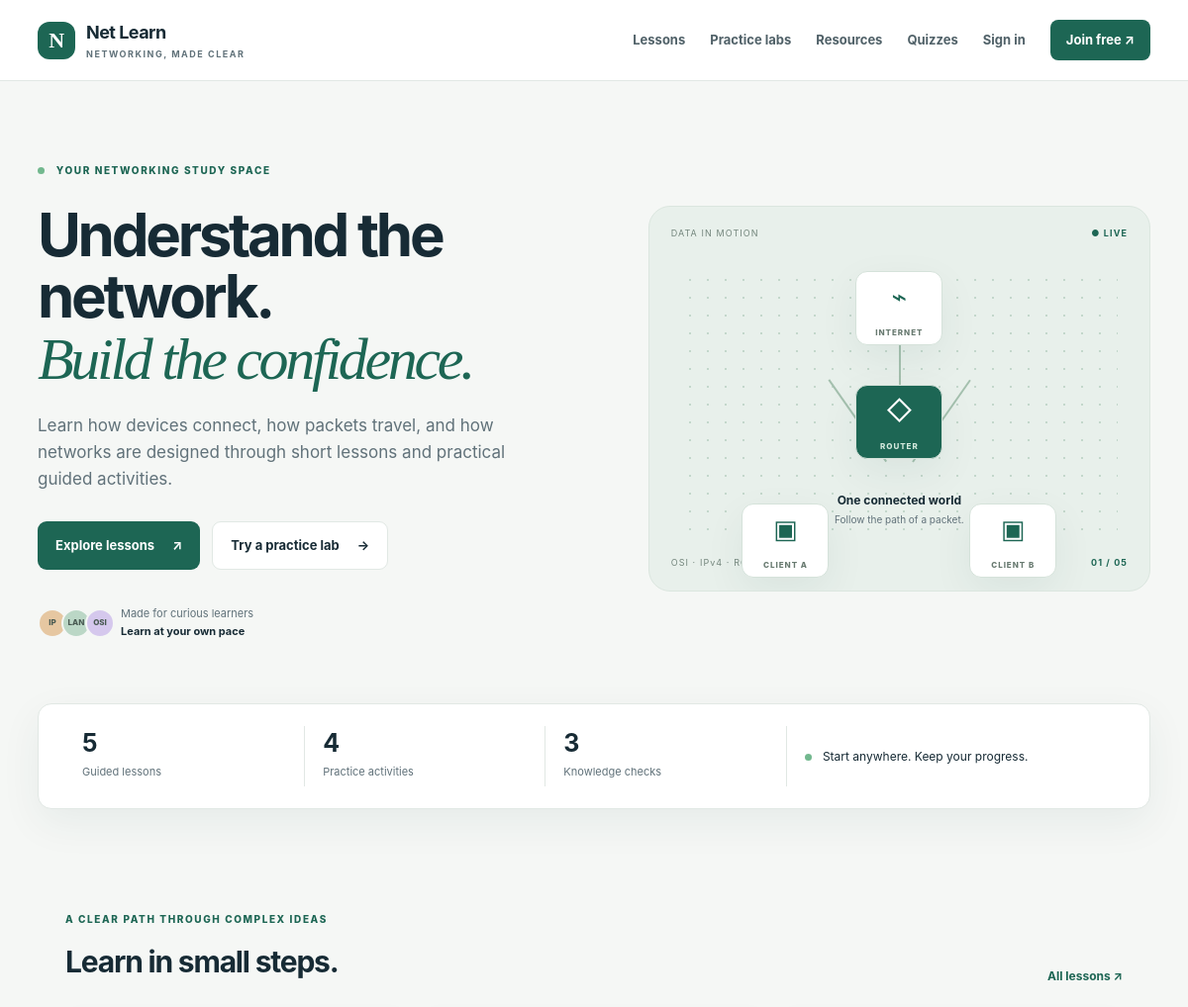
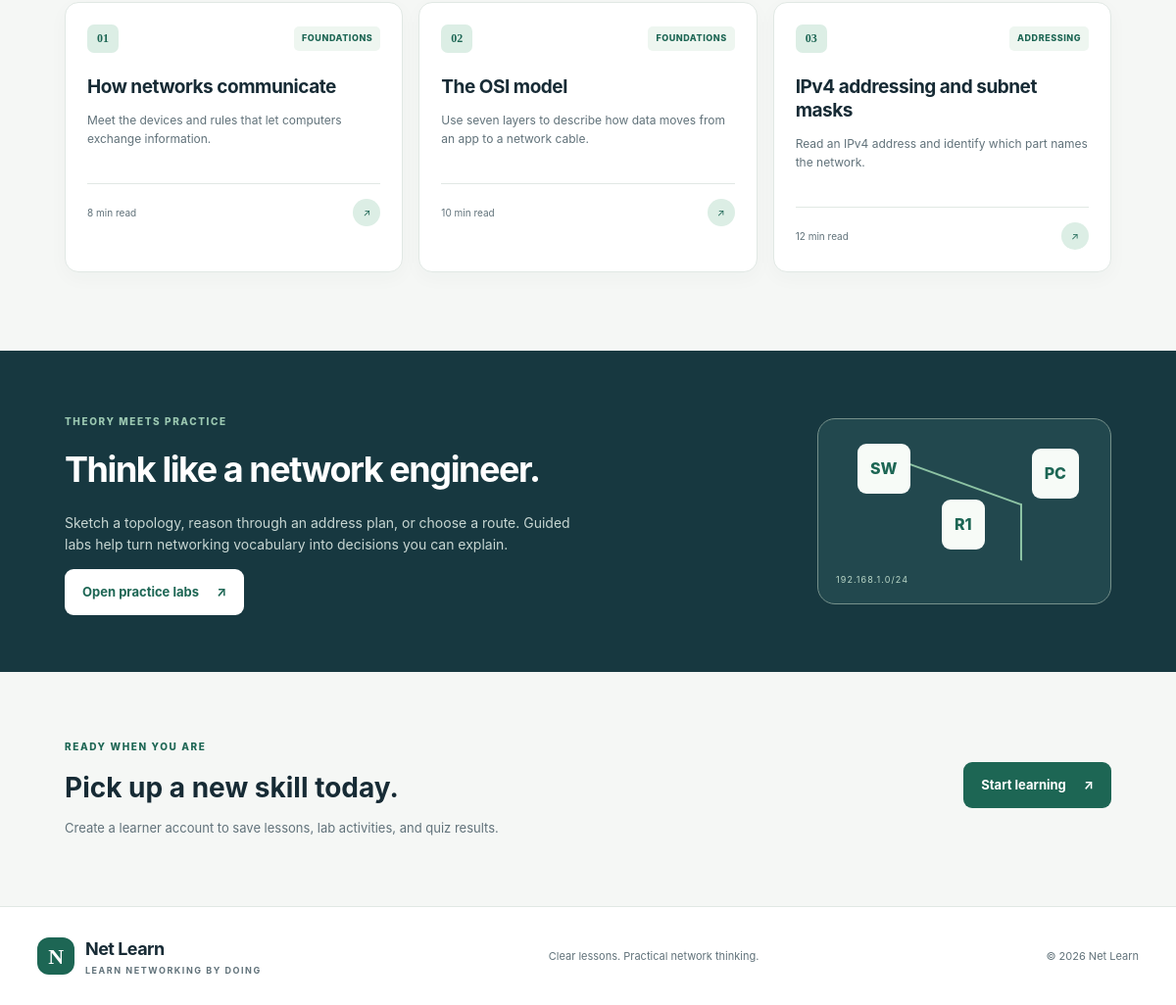
The page / on the database its author committed (2 pictures, top to bottom).
### tables this page shows
CREATE TABLE IF NOT EXISTS lessons (
  id BIGINT UNSIGNED NOT NULL AUTO_INCREMENT PRIMARY KEY,
  title VARCHAR(190) NOT NULL,
  slug VARCHAR(190) NOT NULL UNIQUE,
  category VARCHAR(80) NOT NULL DEFAULT 'Foundations',
  summary TEXT NOT NULL,
  body LONGTEXT NOT NULL,
  minutes SMALLINT UNSIGNED NOT NULL DEFAULT 8,
  sort_order SMALLINT UNSIGNED NOT NULL DEFAULT 0,
  created_at TIMESTAMP NOT NULL DEFAULT CURRENT_TIMESTAMP
);

### config/database.php (called while the page is built, shortened)
<?php
function e(mixed $value): string
{
    return htmlspecialchars((string) $value, ENT_QUOTES | ENT_SUBSTITUTE, 'UTF-8');
}
function app_base(): string
{
    $script = str_replace('\\', '/', (string) ($_SERVER['SCRIPT_NAME'] ?? '/'));
    $dir = preg_match('~/(admin|student)/~', $script) ? dirname(dirname($script)) : dirname($script);
    return $dir === '/' || $dir === '.' ? '' : rtrim($dir, '/');
}
function app_url(string $path = ''): string
{
    return app_base() . '/' . ltrim($path, '/');
}

### index.php (the view)
<?php
require_once __DIR__ . '/config/database.php';
$lessonCount=(int)$conn->query('SELECT COUNT(*) FROM lessons')->fetchColumn();
$activityCount=(int)$conn->query('SELECT COUNT(*) FROM activities')->fetchColumn();
$quizCount=(int)$conn->query('SELECT COUNT(*) FROM quizzes')->fetchColumn();
$featured=$conn->query('SELECT id,title,category,summary,minutes FROM lessons ORDER BY sort_order,id LIMIT 3')->fetchAll();
$pageTitle='Learn networking by doing'; $activeNav=''; require __DIR__.'/partials/header.php';
?>
<section class="hero"><div class="hero-copy"><span class="eyebrow"><i></i> YOUR NETWORKING STUDY SPACE</span><h1>Understand the network.<br><em>Build the confidence.</em></h1><p>Learn how devices connect, how packets travel, and how networks are designed through short lessons and practical guided activities.</p><div class="hero-actions"><a class="button button-primary" href="<?= e(app_url('lessons.php')) ?>">Explore lessons <span>↗</span></a><a class="button button-quiet" href="<?= e(app_url('activities.php')) ?>">Try a practice lab <span>→</span></a></div><div class="hero-note"><span class="avatar-stack"><i>IP</i><i>LAN</i><i>OSI</i></span><span>Made for curious learners<br><b>Learn at your own pace</b></span></div></div>
<div class="hero-visual" aria-label="Illustration showing computers connected to a router"><div class="visual-label label-top">DATA IN MOTION <b>● LIVE</b></div><div class="network-art"><div class="node node-cloud">⌁<small>INTERNET</small></div><div class="line line-one"></div><div class="node node-router"><span>◇</span><small>ROUTER</small></div><div class="line line-left"></div><div class="line line-right"></div><div class="node node-pc pc-one">▣<small>CLIENT A</small></div><div class="node node-pc pc-two">▣<small>CLIENT B</small></div><span class="packet packet-one"></span><span class="packet packet-two"></span><div class="art-caption"><strong>One connected world</strong><br><span>Follow the path of a packet.</span></div></div><div class="visual-label label-bottom"><span>OSI · IPv4 · ROUTING</span><b>01 / 05</b></div></div></section>
<section class="stats-row"><div><strong><?= $lessonCount ?></strong><span>Guided lessons</span></div><div><strong><?= $activityCount ?></strong><span>Practice activities</span></div><div><strong><?= $quizCount ?></strong><span>Knowledge checks</span></div><div class="stats-note"><span class="status-dot"></span> Start anywhere. Keep your progress.</div></section>
<section class="section-block"><div class="section-heading"><div><span class="eyebrow">A CLEAR PATH THROUGH COMPLEX IDEAS</span><h2>Learn in small steps.</h2></div><a class="text-link" href="<?= e(app_url('lessons.php')) ?>">All lessons <span>↗</span></a></div><div class="lesson-grid">
<?php foreach($featured as $index=>$lesson): ?><a class="lesson-card" href="<?= e(app_url('lesson.php?id='.(int)$lesson['id'])) ?>"><div class="card-top"><span class="lesson-number">0<?= $index+1 ?></span><span class="category-chip"><?= e($lesson['category']) ?></span></div><h3><?= e($lesson['title']) ?></h3><p><?= e($lesson['summary']) ?></p><div class="card-bottom"><span><?= (int)$lesson['minutes'] ?> min read</span><span class="arrow-circle">↗</span></div></a><?php endforeach; ?>
</div></section>
<section class="feature-band"><div><span class="eyebrow">THEORY MEETS PRACTICE</span><h2>Think like a network engineer.</h2><p>Sketch a topology, reason through an address plan, or choose a route. Guided labs help turn networking vocabulary into decisions you can explain.</p><a class="button button-light" href="<?= e(app_url('activities.php')) ?>">Open practice labs <span>↗</span></a></div><div class="band-graphic"><div class="band-circle c1"></div><div class="band-circle c2"></div><div class="band-square s1">SW</div><div class="band-square s2">R1</div><div class="band-square s3">PC</div><div class="band-connector"></div><span>192.168.1.0/24</span></div></section>
<section class="section-block lower-cta"><div><span class="eyebrow">READY WHEN YOU ARE</span><h2>Pick up a new skill today.</h2><p>Create a learner account to save lessons, lab activities, and quiz results.</p></div><a class="button button-primary" href="<?= e(app_url(!empty($_SESSION['user_id'])?'student/dashboard.php':'register.php')) ?>">Start learning <span>↗</span></a></section>
<?php require __DIR__.'/partials/footer.php'; ?>

### rows shown on the page
lessons: category "FOUNDATIONS", title "How networks communicate", summary "Meet the devices and rules that let computers exchange information.", minutes "8"
lessons: category "FOUNDATIONS", title "The OSI model", summary "Use seven layers to describe how data moves from an app to a network cable.", minutes "10"
lessons: category "ADDRESSING", title "IPv4 addressing and subnet masks", summary "Read an IPv4 address and identify which part names the network.", minutes "12"

### other values the page prints
$lessonCount "5"
$activityCount "4"
$quizCount "3"
